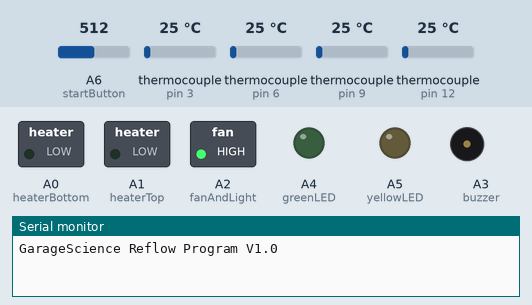
Recording of a sketch running on a simulated Arduino Nano, built with avr-gcc and run on an emulated ATmega328P. Shown: switched loads named in the sketch (green lamp = pin HIGH), output pins drawn as LEDs (lit = HIGH), buzzer (waves = sounding, pin HIGH), the last lines printed to the serial monitor. The test bench sets the inputs (shaded band); at power-on: A6 (startButton) = 512, thermocouple (sensors on pin 3, pin 6, pin 9, pin 12) 25 °C.

Above: at 0.9 s.
1.0 s: A6 (startButton) set to 489
At 2.3 s:
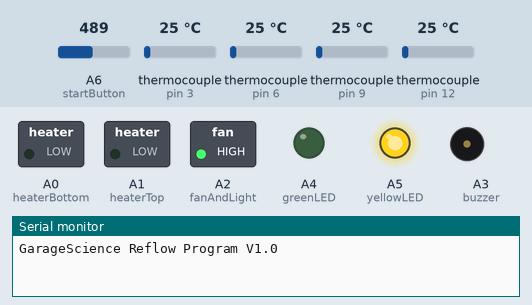
4.0 s: A6 (startButton) set to 510
At 4.7 s:
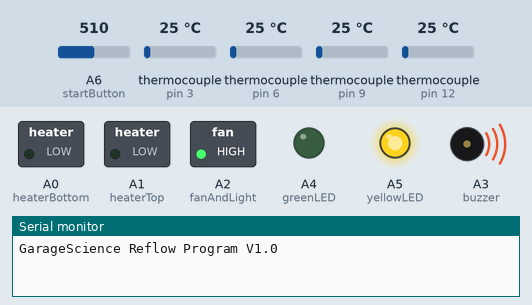
6.5 s: A6 (startButton) set to 490
At 7.4 s:
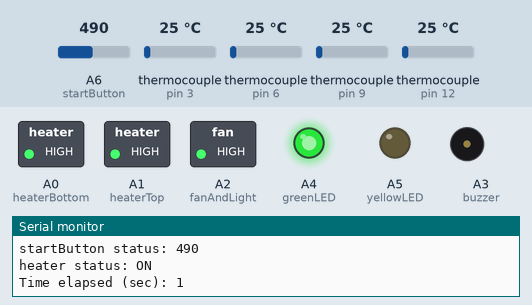
Timing chart, 0 to 9.5 s (numbered marks = the images above; inputs shaded):
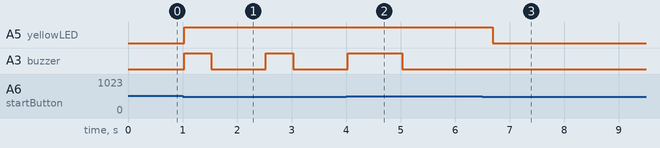

Measured:
- the behaviour switches between 501 and 500 on A6 (startButton) (found by bisection; images 0 and 1)
- after the input at 1.0 s, A5 (yellowLED): LOW → HIGH at once; A3 (buzzer): alternates HIGH for 0.50 s and LOW for 1.0 s, starting at once
- after the input at 4.0 s, A0 (heaterBottom), A1 (heaterTop): stays LOW (without the input it goes to HIGH after 1.3 s); A4 (greenLED): stays LOW (without the input it goes to HIGH after 1.1 s); A5 (yellowLED): stays HIGH (without the input it goes to LOW after 1.1 s)
- after the input at 6.5 s, A0 (heaterBottom), A1 (heaterTop): LOW → HIGH after 0.28 s; A4 (greenLED): LOW → HIGH after 0.19 s; A5 (yellowLED): HIGH → LOW after 0.19 s

The sketch:

ReflowOven_Controller_Nano_V1.ino
```cpp
//Reflow Oven controller program intended for an arduino nano combined with 3 SSRs

#include "max6675.h"

int heaterBottom = A0;
int heaterTop = A1;
int fanAndLight = A2;
int startButton = A6;
int greenLED = A4;
int yellowLED = A5;
int buzzer = A3;

double frontTempF = 0;
double backTempF = 0;
double leftTempF = 0;
double rightTempF = 0;
double avgTemp = 0;

int tcFrontDO = 2;
int tcFrontCS = 3;
int tcFrontCLK = 4;

int tcBackDO = 5;
int tcBackCS = 6;
int tcBackCLK = 7;

int tcLeftDO = 8;
int tcLeftCS = 9;
int tcLeftCLK = 10;

int tcRightDO = 11;
int tcRightCS = 12;
int tcRightCLK = 13;

bool enableRightTC = true;
bool enableFrontTC = true;
bool enableLeftTC = true;
bool enableBackTC = false;

int tempSet = 460;
int tempDrift = 20;
int preheatTemp = 135;
long timeElapsed = 0;
long startTime = 0;


double dutyCycle = 0.2;
int cycleLength = 10000; // in milliseconds
double cycleOnLength = cycleLength*dutyCycle; //in milliseconds
double cycleOffLength = cycleLength*(1-dutyCycle); //in milliseconds
long cycleStart = 0;
long cycleOnLegStart = 0;
long cycleOffLegStart = 0;
bool withinCycleOnLeg = false;
bool withinCycleOffLeg = false;
bool dutyCycleReduced = false;

int serialPrintFrequency = 5000; //in milliseconds
long serialPrintCycleStart = 0;


bool heatersOn = false;

MAX6675 tcFront(tcFrontCLK, tcFrontCS, tcFrontDO);
MAX6675 tcBack(tcBackCLK, tcBackCS, tcBackDO);
MAX6675 tcLeft(tcLeftCLK, tcLeftCS, tcLeftDO);
MAX6675 tcRight(tcRightCLK, tcRightCS, tcRightDO);


//approximately 10min required to pre-heat to 85F using lightbulb
//After 15min temp via lightbulb only is ~88F
//Disregard backTC.  It may be faulty or may just be in a cooler area.
//The back TC is consistently 25-30F lower than the rest of the TCs

void setup() {
  // put your setup code here, to run once:
  Serial.begin(9600);
  Serial.println("GarageScience Reflow Program V1.0");
  pinMode(startButton, INPUT);
  pinMode(greenLED, OUTPUT);
  pinMode(yellowLED, OUTPUT);
  pinMode(fanAndLight, OUTPUT);
  pinMode(heaterBottom, OUTPUT);
  pinMode(heaterTop, OUTPUT);
  pinMode(buzzer, OUTPUT);

  //analogWrite(fanAndLight,255);
  digitalWrite(fanAndLight, HIGH);
  digitalWrite(heaterBottom, LOW);
  digitalWrite(heaterTop, LOW);

  digitalWrite(greenLED, LOW);
  digitalWrite(yellowLED, LOW);
  digitalWrite(buzzer, LOW);
  //analogWrite(7,255);
  //initiateFinishedBuzzer();

  startTime = millis();
  while (analogRead(startButton) > 500){
    //digitalWrite(buzzer, HIGH);
    readAllTCs();
    //printTemperaturesToSerial();
    //Serial.print("Time elapsed (sec): ");
    //Serial.print(timeElapsed);
    delay(100);
    timeElapsed = (millis()-startTime)/1000;
  }

  digitalWrite(yellowLED, HIGH);
  //delay(1000);
  digitalWrite(buzzer, HIGH);
  delay(500);
  digitalWrite(buzzer, LOW);
  delay(1000);
  digitalWrite(buzzer, HIGH);
  delay(500);
  digitalWrite(buzzer, LOW);
  delay(1000);
  digitalWrite(buzzer, HIGH);
  delay(1000);
  digitalWrite(buzzer, LOW);

  cycleStart = millis();
  cycleOnLegStart = cycleStart;
  withinCycleOnLeg = true;
  withinCycleOffLeg = false;
  setHeaters("on");
  Serial.println();
  Serial.print("Duty Cycle: ");
  Serial.println(dutyCycle);
  Serial.print("On Cycle Length in milliseconds: ");
  Serial.println(cycleOnLength);
  Serial.print("Off Cycle Length in milliseconds: ");
  Serial.println(cycleOffLength);
  Serial.println("***Beginning duty cycle controlled pre-heat cycle***");
  while(analogRead(startButton) > 500){
    if(withinCycleOnLeg){
      Serial.print("time within On-Cycle = ");
      Serial.println((millis() - cycleOnLegStart));
      if((millis() - cycleOnLegStart) < cycleOnLength){
        readAllTCs();
        avgTemp = getAverageTemp();
        if(!dutyCycleReduced && avgTemp > (preheatTemp - 20)){
          //if I'm this close to preheat temp then I need to slow my role
          dutyCycleReduced = true;
          Serial.println("*****Within 20F of preheatTemp, wait here a moment, then reduce duty cycle*****");
          delay(10000);
          dutyCycle = 0.1;
          cycleOnLength = cycleLength*dutyCycle; //in milliseconds
          cycleOffLength = cycleLength*(1-dutyCycle); //in milliseconds
        }
        Serial.print("Average Temp(F) = ");
        Serial.println(avgTemp);
        if(avgTemp > preheatTemp){
          //skip to end of on-cycle
          //done with on leg
          setHeaters("Off");
          withinCycleOnLeg = false;
          withinCycleOffLeg = true;
          cycleOffLegStart = millis();
          Serial.println();
          Serial.println("***Premptively ended On-Cycle, beginning off cycle***");
        }
        delay(500);
      }
      else{
        //done with on leg
        //if(avgTemp > preheatTemp){ //then turn off heater otherwise don't bother since I'll just turn it back on
        //  setHeaters("Off");
        //}
        setHeaters("Off");
        withinCycleOnLeg = false;
        withinCycleOffLeg = true;
        cycleOffLegStart = millis();
        Serial.println();
        Serial.println("***DONE with On-Cycle, beginning off cycle***");
      }
    }
    else if(withinCycleOffLeg){
      Serial.print("time within Off-Cycle = ");
      Serial.println((millis() - cycleOffLegStart));
      if((millis() - cycleOffLegStart) < cycleOffLength){
        readAllTCs();
        avgTemp = getAverageTemp();
        Serial.print("Average Temp(F) = ");
        Serial.println(avgTemp);
        //if(avgTemp < (preheatTemp - 30)){
        //  //significantly below preheatTemp so skip to end of off-cycle
        //  //done with on leg
        //  setHeaters("On");
        //  withinCycleOnLeg = true;
        //  withinCycleOffLeg = false;
        //  cycleOnLegStart = millis();
        //  Serial.println();
        //  Serial.println("***Premptively ended Off-Cycle, beginning on cycle***");
        //}
        delay(500);
      }
      else{
        //done with on leg
        if(avgTemp < preheatTemp){ //then turn on heater otherwise don't bother since I'll just turn it back off
          setHeaters("On");
        }
        withinCycleOnLeg = true;
        withinCycleOffLeg = false;
        cycleOnLegStart = millis();
        Serial.println();
        Serial.println("***DONE with Off-Cycle, beginning on cycle***");
      }
    }
    else{
      Serial.println("ERROR: during the warmup period I encountered an unexpected circumstance");
    }
  }

  digitalWrite(yellowLED, LOW);
  digitalWrite(greenLED, HIGH);
  Serial.println();
  Serial.println("*********************************************************");
  Serial.print("Start Heating Cycle to: ");
  Serial.println(tempSet);
  Serial.println("*********************************************************");
  Serial.println();
  startTime = millis();
  setHeaters("On");
}

void loop() {
  // put your main code here, to run repeatedly:
  //frontTempF = tcFront.readFahrenheit();
  //backTempF = tcBack.readFahrenheit();
  //leftTempF = tcLeft.readFahrenheit();
  //rightTempF = tcRight.readFahrenheit();

  readAllTCs();
  avgTemp = getAverageTemp();
  if(avgTemp > tempSet - tempDrift){
    setHeaters("Off");
    //wait a specified delay time
    delay(60000);
    initiateFinishedBuzzer();
  }

  //Serial.println();
  //if(frontTempF < tempSet || backTempF < tempSet || leftTempF < tempSet || rightTempF < tempSet){
  //  //active heaters
  //  setHeaters("On");
  //  //analogWrite(heaterBottom, 255);
  //  //analogWrite(heaterTop, 255);
  //  //Serial.println("heater status: ON");
  //  //heatersOn = true;
  //}
  //else{
  //  //turn off heaters
  //  setHeaters("Off");
  //  //analogWrite(heaterBottom, 0);
  //  //analogWrite(heaterTop, 0);
  //  //Serial.println("heater status: OFF");
  //  //heatersOn = false;
  //}
  printTemperaturesToSerial();
  Serial.print("Time elapsed (sec): ");
  Serial.print(timeElapsed);
  delay(5000);
  timeElapsed = (millis()-startTime)/1000;
}

void initiateFinishedBuzzer(){
  int i;
  for(i = 0; i < 10; i++){
    digitalWrite(buzzer, HIGH);
    delay(200);
    digitalWrite(buzzer, LOW);
    delay(200);
  }
  for(i = 0; i < 10; i++){
    digitalWrite(buzzer, HIGH);
    delay(100);
    digitalWrite(buzzer, LOW);
    delay(100);
  }
  digitalWrite(buzzer, HIGH);
  delay(5000);
  digitalWrite(buzzer, LOW);
}

double getAverageTemp(){
  int numberOfTempsUsed = 0;
  double tempSum = 0;
  if(enableRightTC){
    tempSum = tempSum + rightTempF;
    numberOfTempsUsed++;
  }
  if(enableFrontTC){
    tempSum = tempSum + frontTempF;
    numberOfTempsUsed++;
  }
  if(enableLeftTC){
    tempSum = tempSum + leftTempF;
    numberOfTempsUsed++;
  }
  if(enableBackTC){
    tempSum = tempSum + backTempF;
    numberOfTempsUsed++;
  }

  return (tempSum/numberOfTempsUsed);
}

void setHeaters(String newStatus){
  if (newStatus.compareTo("On") == 0){
    analogWrite(heaterBottom, 255);
    analogWrite(heaterTop, 255);
    heatersOn = true;
  }
  else if(newStatus.compareTo("Off") == 0){
    analogWrite(heaterBottom, 0);
    analogWrite(heaterTop, 0);
    heatersOn = false;
  }
}
void readAllTCs(){
  frontTempF = tcFront.readFahrenheit();
  backTempF = tcBack.readFahrenheit();
  leftTempF = tcLeft.readFahrenheit();
  rightTempF = tcRight.readFahrenheit();
}
void printTemperaturesToSerial(){
  Serial.println();
  Serial.print("    tcFront: ");
  Serial.println(frontTempF);
  Serial.print("    tcBack: ");
  Serial.println(backTempF);
  Serial.print("    tcLeft: ");
  Serial.println(leftTempF);
  Serial.print("    tcRight: ");
  Serial.println(rightTempF);
  Serial.print("startButton status: ");
  Serial.println(analogRead(startButton));
  if(heatersOn){
    Serial.println("heater status: ON");
  }
  else{
    Serial.println("heater status: OFF");
  }
}
```
